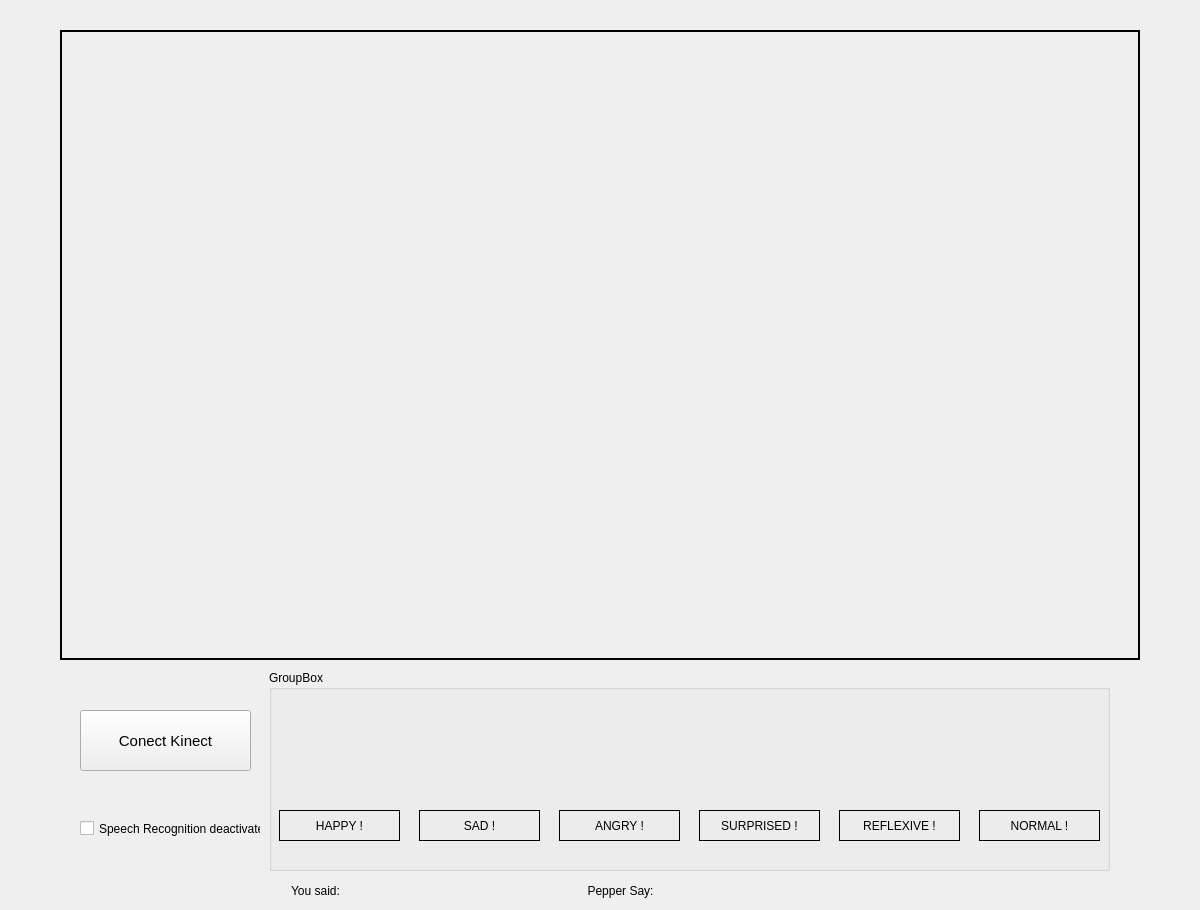
<?xml version="1.0" encoding="UTF-8"?>
<ui version="4.0">
 <class>Frame</class>
 <widget class="QWidget" name="Frame">
  <property name="geometry">
   <rect>
    <x>0</x>
    <y>0</y>
    <width>1200</width>
    <height>910</height>
   </rect>
  </property>
  <property name="minimumSize">
   <size>
    <width>1200</width>
    <height>910</height>
   </size>
  </property>
  <property name="maximumSize">
   <size>
    <width>1200</width>
    <height>910</height>
   </size>
  </property>
  <property name="windowTitle">
   <string>Recognition of Emotion from Body Posture</string>
  </property>
  <widget class="QPushButton" name="Btn_ConectKinect">
   <property name="geometry">
    <rect>
     <x>80</x>
     <y>710</y>
     <width>171</width>
     <height>61</height>
    </rect>
   </property>
   <property name="font">
    <font>
     <pointsize>11</pointsize>
    </font>
   </property>
   <property name="text">
    <string>Conect Kinect</string>
   </property>
  </widget>
  <widget class="QGroupBox" name="Box_Emotion">
   <property name="enabled">
    <bool>true</bool>
   </property>
   <property name="geometry">
    <rect>
     <x>269</x>
     <y>670</y>
     <width>841</width>
     <height>201</height>
    </rect>
   </property>
   <property name="title">
    <string>GroupBox</string>
   </property>
   <widget class="QLabel" name="Lbl_Happy">
    <property name="geometry">
     <rect>
      <x>10</x>
      <y>140</y>
      <width>121</width>
      <height>31</height>
     </rect>
    </property>
    <property name="font">
     <font>
      <pointsize>9</pointsize>
     </font>
    </property>
    <property name="frameShape">
     <enum>QFrame::Panel</enum>
    </property>
    <property name="text">
     <string>HAPPY !</string>
    </property>
    <property name="textFormat">
     <enum>Qt::AutoText</enum>
    </property>
    <property name="alignment">
     <set>Qt::AlignCenter</set>
    </property>
   </widget>
   <widget class="QLabel" name="Lbl_Sad">
    <property name="geometry">
     <rect>
      <x>150</x>
      <y>140</y>
      <width>121</width>
      <height>31</height>
     </rect>
    </property>
    <property name="font">
     <font>
      <pointsize>9</pointsize>
     </font>
    </property>
    <property name="frameShape">
     <enum>QFrame::Panel</enum>
    </property>
    <property name="text">
     <string>SAD !</string>
    </property>
    <property name="textFormat">
     <enum>Qt::AutoText</enum>
    </property>
    <property name="alignment">
     <set>Qt::AlignCenter</set>
    </property>
   </widget>
   <widget class="QLabel" name="Lbl_Angry">
    <property name="geometry">
     <rect>
      <x>290</x>
      <y>140</y>
      <width>121</width>
      <height>31</height>
     </rect>
    </property>
    <property name="font">
     <font>
      <pointsize>9</pointsize>
     </font>
    </property>
    <property name="frameShape">
     <enum>QFrame::Panel</enum>
    </property>
    <property name="text">
     <string>ANGRY !</string>
    </property>
    <property name="textFormat">
     <enum>Qt::AutoText</enum>
    </property>
    <property name="alignment">
     <set>Qt::AlignCenter</set>
    </property>
   </widget>
   <widget class="QLabel" name="Lbl_Surprised">
    <property name="geometry">
     <rect>
      <x>430</x>
      <y>140</y>
      <width>121</width>
      <height>31</height>
     </rect>
    </property>
    <property name="font">
     <font>
      <pointsize>9</pointsize>
     </font>
    </property>
    <property name="frameShape">
     <enum>QFrame::Panel</enum>
    </property>
    <property name="text">
     <string>SURPRISED !</string>
    </property>
    <property name="textFormat">
     <enum>Qt::AutoText</enum>
    </property>
    <property name="alignment">
     <set>Qt::AlignCenter</set>
    </property>
   </widget>
   <widget class="QLabel" name="Lbl_Reflexive">
    <property name="geometry">
     <rect>
      <x>570</x>
      <y>140</y>
      <width>121</width>
      <height>31</height>
     </rect>
    </property>
    <property name="font">
     <font>
      <pointsize>9</pointsize>
     </font>
    </property>
    <property name="frameShape">
     <enum>QFrame::Panel</enum>
    </property>
    <property name="text">
     <string>REFLEXIVE !</string>
    </property>
    <property name="textFormat">
     <enum>Qt::AutoText</enum>
    </property>
    <property name="alignment">
     <set>Qt::AlignCenter</set>
    </property>
   </widget>
   <widget class="QLabel" name="Lbl_Normal">
    <property name="geometry">
     <rect>
      <x>710</x>
      <y>140</y>
      <width>121</width>
      <height>31</height>
     </rect>
    </property>
    <property name="font">
     <font>
      <pointsize>9</pointsize>
     </font>
    </property>
    <property name="frameShape">
     <enum>QFrame::Panel</enum>
    </property>
    <property name="text">
     <string>NORMAL !</string>
    </property>
    <property name="textFormat">
     <enum>Qt::AutoText</enum>
    </property>
    <property name="alignment">
     <set>Qt::AlignCenter</set>
    </property>
   </widget>
   <widget class="QLabel" name="Frame_Happy">
    <property name="geometry">
     <rect>
      <x>10</x>
      <y>10</y>
      <width>120</width>
      <height>120</height>
     </rect>
    </property>
    <property name="minimumSize">
     <size>
      <width>120</width>
      <height>120</height>
     </size>
    </property>
    <property name="maximumSize">
     <size>
      <width>120</width>
      <height>120</height>
     </size>
    </property>
    <property name="styleSheet">
     <string notr="true">border-image: url(:/Happy/Happy.png);</string>
    </property>
    <property name="frameShape">
     <enum>QFrame::NoFrame</enum>
    </property>
    <property name="text">
     <string/>
    </property>
   </widget>
   <widget class="QLabel" name="Frame_Sad">
    <property name="geometry">
     <rect>
      <x>150</x>
      <y>10</y>
      <width>120</width>
      <height>120</height>
     </rect>
    </property>
    <property name="minimumSize">
     <size>
      <width>120</width>
      <height>120</height>
     </size>
    </property>
    <property name="maximumSize">
     <size>
      <width>120</width>
      <height>120</height>
     </size>
    </property>
    <property name="styleSheet">
     <string notr="true">border-image: url(:/Sad/Sad.png);</string>
    </property>
    <property name="frameShape">
     <enum>QFrame::NoFrame</enum>
    </property>
    <property name="text">
     <string/>
    </property>
   </widget>
   <widget class="QLabel" name="Frame_Angry">
    <property name="geometry">
     <rect>
      <x>290</x>
      <y>10</y>
      <width>120</width>
      <height>120</height>
     </rect>
    </property>
    <property name="minimumSize">
     <size>
      <width>120</width>
      <height>120</height>
     </size>
    </property>
    <property name="maximumSize">
     <size>
      <width>120</width>
      <height>120</height>
     </size>
    </property>
    <property name="styleSheet">
     <string notr="true">border-image: url(:/Angry/Angry.png);</string>
    </property>
    <property name="frameShape">
     <enum>QFrame::NoFrame</enum>
    </property>
    <property name="text">
     <string/>
    </property>
   </widget>
   <widget class="QLabel" name="Frame_Surprised">
    <property name="geometry">
     <rect>
      <x>430</x>
      <y>10</y>
      <width>120</width>
      <height>120</height>
     </rect>
    </property>
    <property name="minimumSize">
     <size>
      <width>120</width>
      <height>120</height>
     </size>
    </property>
    <property name="maximumSize">
     <size>
      <width>120</width>
      <height>120</height>
     </size>
    </property>
    <property name="styleSheet">
     <string notr="true">border-image: url(:/Surprised/Surprised.png);</string>
    </property>
    <property name="frameShape">
     <enum>QFrame::NoFrame</enum>
    </property>
    <property name="text">
     <string/>
    </property>
   </widget>
   <widget class="QLabel" name="Frame_Reflexive">
    <property name="geometry">
     <rect>
      <x>570</x>
      <y>10</y>
      <width>120</width>
      <height>120</height>
     </rect>
    </property>
    <property name="minimumSize">
     <size>
      <width>120</width>
      <height>120</height>
     </size>
    </property>
    <property name="maximumSize">
     <size>
      <width>120</width>
      <height>120</height>
     </size>
    </property>
    <property name="styleSheet">
     <string notr="true">border-image: url(:/Reflexive/Reflexive.png);</string>
    </property>
    <property name="frameShape">
     <enum>QFrame::NoFrame</enum>
    </property>
    <property name="text">
     <string/>
    </property>
   </widget>
   <widget class="QLabel" name="Frame_Normal">
    <property name="geometry">
     <rect>
      <x>710</x>
      <y>10</y>
      <width>120</width>
      <height>120</height>
     </rect>
    </property>
    <property name="minimumSize">
     <size>
      <width>120</width>
      <height>120</height>
     </size>
    </property>
    <property name="maximumSize">
     <size>
      <width>120</width>
      <height>120</height>
     </size>
    </property>
    <property name="styleSheet">
     <string notr="true">border-image: url(:/Normal/Normal.png);</string>
    </property>
    <property name="frameShape">
     <enum>QFrame::NoFrame</enum>
    </property>
    <property name="text">
     <string/>
    </property>
   </widget>
  </widget>
  <widget class="QLabel" name="KinectFrame">
   <property name="geometry">
    <rect>
     <x>60</x>
     <y>30</y>
     <width>1080</width>
     <height>630</height>
    </rect>
   </property>
   <property name="minimumSize">
    <size>
     <width>1080</width>
     <height>630</height>
    </size>
   </property>
   <property name="maximumSize">
    <size>
     <width>1080</width>
     <height>630</height>
    </size>
   </property>
   <property name="frameShape">
    <enum>QFrame::Panel</enum>
   </property>
   <property name="frameShadow">
    <enum>QFrame::Plain</enum>
   </property>
   <property name="lineWidth">
    <number>2</number>
   </property>
   <property name="text">
    <string/>
   </property>
  </widget>
  <widget class="QLabel" name="Lbl_Listening">
   <property name="geometry">
    <rect>
     <x>370</x>
     <y>880</y>
     <width>171</width>
     <height>21</height>
    </rect>
   </property>
   <property name="font">
    <font>
     <pointsize>9</pointsize>
    </font>
   </property>
   <property name="frameShape">
    <enum>QFrame::NoFrame</enum>
   </property>
   <property name="text">
    <string/>
   </property>
   <property name="textFormat">
    <enum>Qt::AutoText</enum>
   </property>
   <property name="alignment">
    <set>Qt::AlignCenter</set>
   </property>
  </widget>
  <widget class="QLabel" name="Lbl_PrintAnswer">
   <property name="geometry">
    <rect>
     <x>700</x>
     <y>880</y>
     <width>411</width>
     <height>21</height>
    </rect>
   </property>
   <property name="font">
    <font>
     <pointsize>9</pointsize>
    </font>
   </property>
   <property name="frameShape">
    <enum>QFrame::NoFrame</enum>
   </property>
   <property name="text">
    <string/>
   </property>
   <property name="textFormat">
    <enum>Qt::AutoText</enum>
   </property>
   <property name="alignment">
    <set>Qt::AlignCenter</set>
   </property>
  </widget>
  <widget class="QLabel" name="Lbl_PepperSay">
   <property name="geometry">
    <rect>
     <x>560</x>
     <y>880</y>
     <width>121</width>
     <height>21</height>
    </rect>
   </property>
   <property name="font">
    <font>
     <pointsize>9</pointsize>
    </font>
   </property>
   <property name="frameShape">
    <enum>QFrame::NoFrame</enum>
   </property>
   <property name="text">
    <string>Pepper Say:</string>
   </property>
   <property name="textFormat">
    <enum>Qt::AutoText</enum>
   </property>
   <property name="alignment">
    <set>Qt::AlignCenter</set>
   </property>
  </widget>
  <widget class="QCheckBox" name="CheckBox_Speech">
   <property name="geometry">
    <rect>
     <x>80</x>
     <y>820</y>
     <width>181</width>
     <height>17</height>
    </rect>
   </property>
   <property name="text">
    <string>Speech Recognition deactivated</string>
   </property>
  </widget>
  <widget class="QLabel" name="Lbl_UserSay">
   <property name="geometry">
    <rect>
     <x>280</x>
     <y>880</y>
     <width>71</width>
     <height>21</height>
    </rect>
   </property>
   <property name="font">
    <font>
     <pointsize>9</pointsize>
    </font>
   </property>
   <property name="frameShape">
    <enum>QFrame::NoFrame</enum>
   </property>
   <property name="text">
    <string>You said:</string>
   </property>
   <property name="textFormat">
    <enum>Qt::AutoText</enum>
   </property>
   <property name="alignment">
    <set>Qt::AlignCenter</set>
   </property>
  </widget>
 </widget>
 <resources>
  <include location="Emojies.qrc"/>
 </resources>
 <connections/>
</ui>
